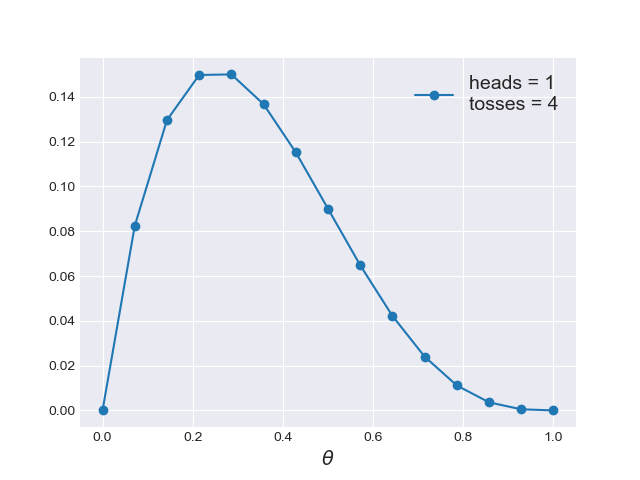

Generate this figure with Python:
#
# coin flip
##################################################################

import matplotlib.pyplot as plt
import scipy.stats as stats
import numpy as np
import seaborn as sns
# import pymc3 as pm
plt.style.use('seaborn-darkgrid')


def posterior_grid(grid_points=100, heads=6, tosses=9):
  grid = np.linspace(0, 1, grid_points)
  print(grid)
  prior = np.repeat(5, grid_points)
  print(prior)
  likelihood = stats.binom.pmf(heads, tosses, grid)
  print(likelihood)
  unstd_posterior = likelihood * prior
  posterior = unstd_posterior / unstd_posterior.sum()
  return grid, posterior

points = 15
h, n = 1, 4
grid, posterior = posterior_grid(points, h, n)
plt.plot(grid, posterior, 'o-', label='heads = {}\ntosses = {}'.format(h, n))
plt.xlabel(r'$\theta$', fontsize=14)
plt.legend(loc=0, fontsize=14)
plt.savefig('coin1.png')